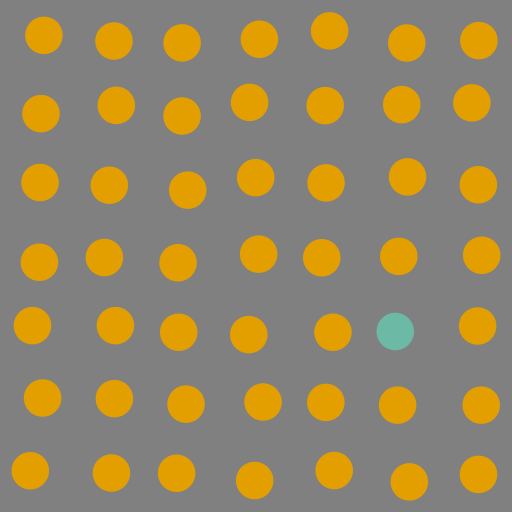
#> input picture examples/images/image_circle_90_20_36_16.png, 1024 x 1024 px (shown at 1/2 size)
$ python demo.py   (older library calls are emulated)
#> lines starting #> are read from the running program, lines starting #| are printed output that depends on the picture
### metrics.py
"""
The code for metrics described in the paper:

I. Kotseruba, C. Wloka, A. Rasouli, J.K. Tsotsos "Do Saliency Models Detect Odd-One-Out Targets? New Datasets and Evaluations", BMVC, 2019.

Licensed under the Apache License, Version 2.0 (the "License");
you may not use this file except in compliance with the License.
You may obtain a copy of the License at

    http://www.apache.org/licenses/LICENSE-2.0

Unless required by applicable law or agreed to in writing, software
distributed under the License is distributed on an "AS IS" BASIS,
WITHOUT WARRANTIES OR CONDITIONS OF ANY KIND, either express or implied.
See the License for the specific language governing permissions and
limitations under the License.

"""

import numpy as np
import cv2
import random
import skimage.morphology as morph
from scipy.misc import imread
import matplotlib.pyplot as plt

'''
Compute global saliency index (GSI) as defined in Soltani&Koch, 2010:
GSI = (R_target - R_dist)/(R_target + R_dist)
where R_target is the average saliency within the target mask
and R_distr is the average saliency within the distractor masks.
The values are between -1 and 1.
GSI < 0 means that the target is not salient, the closer GSI is to 1
the more salient is the target compared to the distractors.

:param salmap: path to saliency map or saliency map image
:param targmap: path to target mask or target mask image
:param distmap: path to distractor mask or distractor mask image
:param add_eps: add small constant to saliency map to break the ties
'''


# [27 lines left out: function GSI, not called in this run]

'''
Compute the ratio of the maximum saliency within target mask
and the maximum saliency within distractor masks
:param salmap: path to saliency map or saliency map image
:param targmap: path to target mask or target mask image
:param distmap: path to distractor mask or distractor mask image
:param dilate: number of pixels to dilate the target and distractor maps to allow for saliency bleed
:param add_eps: add small constant to saliency map to break the ties
:return: MSR_targ score, or -1 if the maximum distractor saliency is 0
'''


# [35 lines left out: function MSR_targ, not called in this run]

'''
Compute the ratio of the maximum saliency within target mask
and the maximum saliency within background mask
:param salmap: path to saliency map or saliency map image
:param targmap: path to target mask or target mask image
:param distmap: path to distractor mask or distractor mask image
:param dilate: number of pixels to dilate the target and distractor maps to allow for saliency bleed
:param add_eps: add small constant to saliency map to break the ties
:return: MSR_targ score, or -1 if the maximum distractor saliency is 0
'''


# [37 lines left out: function MSR_bg, not called in this run]


'''
Count the number of fixations necessary to find the target.
Target is found if the maximum saliency value lands within the target map and
number of fixations does not exceed max_tries.
:param salmap: the input saliency map being tested or its path
:param targmap: binary target mask or a string path
:param iorrec: (width, height) of the rect. region to blot out around saliency maxima
:param gaussian: add gaussian decay towards the edges of the iorrec
:param dilate: the number of pixels of dilation to apply to the target map (defaults to 0 for no dilation)
:param max_tries: the maximum number of fixations to try; if 0 or less continue until the target is found
:param add_eps: add a small value to the salmap to break any pixel value ties
:returns: tries - the number of fixations needed to find the target, found - true or false
'''


def numfix2find(image, salmap, targmap, iorrec,
                find_box=(1, 1),
                gaussian=False,
                dilate=0,
                max_tries=0,
                add_eps=False,
                visualize=False):

    if isinstance(image, str) and visualize:
        image = imread(image)
    if isinstance(salmap, str):
        salmap = imread(salmap, flatten=True) # we only want the grayscale version, since saliency maps should all be grayscale
    if isinstance(targmap, str):
        targmap = imread(targmap, flatten=True) # assume that this is a grayscale binary map with white for target and black for non-target

    searchmap = salmap / 255
    targmap_normalized = targmap / 255

    # add small perturbations to the saliency map to avoid ties
    if add_eps:
        randimg = [random.uniform(0,1/100000) for _ in range(searchmap.size)]
        randimg = np.reshape(randimg, searchmap.shape)
        searchmap = searchmap + randimg

    # dilate the target map to allow for near hits
    if dilate > 0:
        targmap_normalized = morph.dilation(targmap_normalized, morph.disk(dilate))

    # iteratively grab the maximum point and inhibit until the maximum falls
    # within the target map or the maximum number of tries have been reached
    tries = 0
    found = False
    out_of_tries = False
    (h, w) = searchmap.shape

    if visualize:
        plt.ion()
        plt.axis('off')

    while not found and not out_of_tries:
        (x, y) = np.unravel_index(np.argmax(searchmap), searchmap.shape)
        tries += 1

        found = targmap_normalized[x, y] > 0

        if not found:
            # we haven't found the target
            # inhibit the region around our fixation and retry
            x_min = max(0, int(x-iorrec[0]/2))
            x_max = min(h, int(x+iorrec[0]/2))
            y_min = max(0, int(y-iorrec[1]/2))
            y_max = min(w, int(y+iorrec[1]/2))

            if gaussian:
                [xv, yv] = np.meshgrid(range(x_min, x_max), range(y_min, y_max), indexing='ij')
                iorrec_patch = np.sqrt(np.power(xv-x, 2)+np.power(yv-y, 2))
                iorrec_patch = iorrec_patch/np.max(iorrec_patch)
                searchmap[x_min:x_max, y_min:y_max] = np.multiply(searchmap[x_min:x_max, y_min:y_max], iorrec_patch)
            else:
                searchmap[x_min:x_max, y_min:y_max] = 0

        if max_tries > 0 and tries > max_tries:
            out_of_tries = True

        if visualize:
            plt.subplot(131)
            plt.title('Image')
            plt.imshow(image)
            plt.plot(y, x, 'r+', linewidth=3)
            plt.axis('off')
            plt.subplot(132)
            plt.title('Search Map\nfixations: {}'.format(tries))
            plt.imshow(np.power(searchmap, 3))
            plt.axis('off')
            plt.subplot(133)
            plt.title('Target Map')
            plt.imshow(targmap, cmap="gray")
            plt.axis('off')
            plt.show()
            plt.pause(0.0001)

    if visualize:
        plt.pause(5)
        plt.close()

    return tries, found

### demo.py
"""
Code showing how to use the metrics described in the paper:

I. Kotseruba, C. Wloka, A. Rasouli, J.K. Tsotsos "Do Saliency Models Detect Odd-One-Out Targets? New Datasets and Evaluations", BMVC, 2019.

Licensed under the Apache License, Version 2.0 (the "License");
you may not use this file except in compliance with the License.
You may obtain a copy of the License at

    http://www.apache.org/licenses/LICENSE-2.0

Unless required by applicable law or agreed to in writing, software
distributed under the License is distributed on an "AS IS" BASIS,
WITHOUT WARRANTIES OR CONDITIONS OF ANY KIND, either express or implied.
See the License for the specific language governing permissions and
limitations under the License.

"""

from metrics import GSI, numfix2find, MSR_targ, MSR_bg
import numpy as np
from skimage.draw import circle


################## P3 ###################

# the code below shows how to compute number of fixations to find the target
# and GSI score for any stimuli in the P3 dataset

P3_img_name = 'image_circle_90_20_36_16.png'

P3_img = 'examples/images/'+P3_img_name
P3_distmap = 'examples/dist_images/'+P3_img_name
P3_targmap = 'examples/targ_images/'+P3_img_name
P3_targ_x, P3_targ_y = (790, 663) #target coordinates can be found in image_properties.txt
targ_size = 75 # target and distractor sizes can be found in image_properties.txt
dist_size = 75

P3_salmap_DGII = 'examples/salmap_DGII/'+P3_img_name

# create circular mask with circle of diameter=targ_size around the target center
targmap_circle = np.zeros((1024, 1024), dtype=np.uint8)
rr, cc = circle(P3_targ_y, P3_targ_x, int(targ_size/2))
for r, c in zip(rr, cc):
    if r >=0 and c >=0 and r < targmap_circle.shape[0] and c < targmap_circle.shape[1]:
        targmap_circle[r, c] = 255


# this will show how number of fixation to find the target is computed
tries, found = numfix2find(P3_img, P3_salmap_DGII, targmap_circle, (dist_size, dist_size), max_tries=99, visualize=True)
#> in numfix2find, image is the input picture: shape (1024, 1024, 4); mean R, G, B, A 147.9, 134.5, 102.3, 255
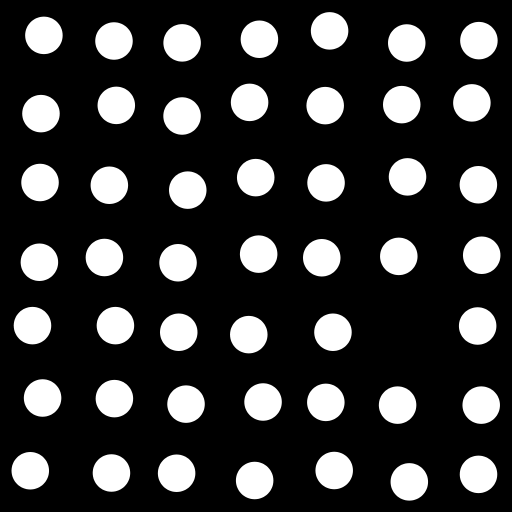
#> input picture examples/dist_images/image_circle_90_20_36_16.png, 1024 x 1024 px, found by its file name (shown at 1/2 size)
#> in numfix2find, `(x, y) = np.unravel_index(np.argmax(searchmap), searchmap.shape)`: x = 25; y = 652
#> in numfix2find, `found = targmap_normalized[x, y] > 0`: found = False
#> in numfix2find, `x_min = max(0, int(x-iorrec[0]/2))`: x_min = 0
#> in numfix2find, `x_max = min(h, int(x+iorrec[0]/2))`: x_max = 62
#> in numfix2find, `y_min = max(0, int(y-iorrec[1]/2))`: y_min = 614
#> in numfix2find, `y_max = min(w, int(y+iorrec[1]/2))`: y_max = 689
#> in numfix2find, `searchmap[x_min:x_max, y_min:y_max] = 0`:
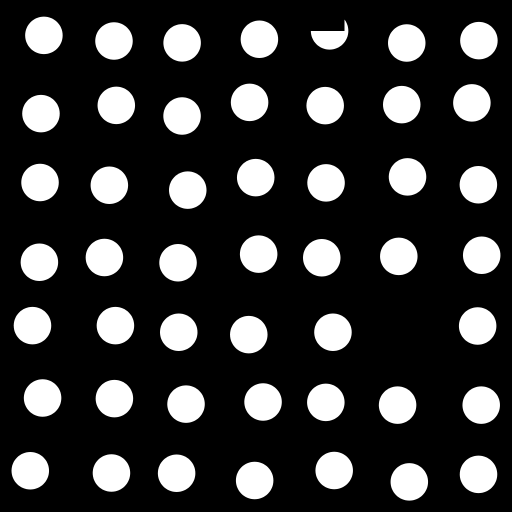
#> searchmap: shape (1024, 1024) float32 (shown at 1/2 size); min 0, max 1, mean 0.2
#> in numfix2find, `plt.show()`:
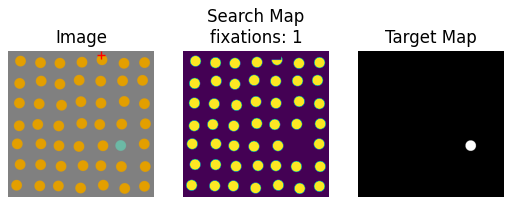
#> figure drawn by matplotlib, 3 panels
print('Target found: {}  num_fixations: {}'.format(found, tries))

gsi = GSI(P3_salmap_DGII, P3_targmap, P3_distmap)
print('GSI: {}'.format(gsi))


############## O3 ####################

# the code below shows how to compute MSR_targ score for target vs distractor and
# and MSR_bg score for target vs background

O3_img_name = 'C4kfsNTXa2Irj.jpg'
O3_img = 'examples/images/'+O3_img_name
O3_distmap = 'examples/dist_images/'+O3_img_name
O3_targmap = 'examples/targ_images/'+O3_img_name

O3_salmap_DGII = 'examples/salmap_DGII/'+O3_img_name

msr_targ = MSR_targ(O3_salmap_DGII, O3_targmap, O3_distmap)
msr_bg = MSR_bg(O3_salmap_DGII, O3_targmap, O3_distmap)

print('MSR_targ: {} MSR_bg: {}'.format(msr_targ, msr_bg))
